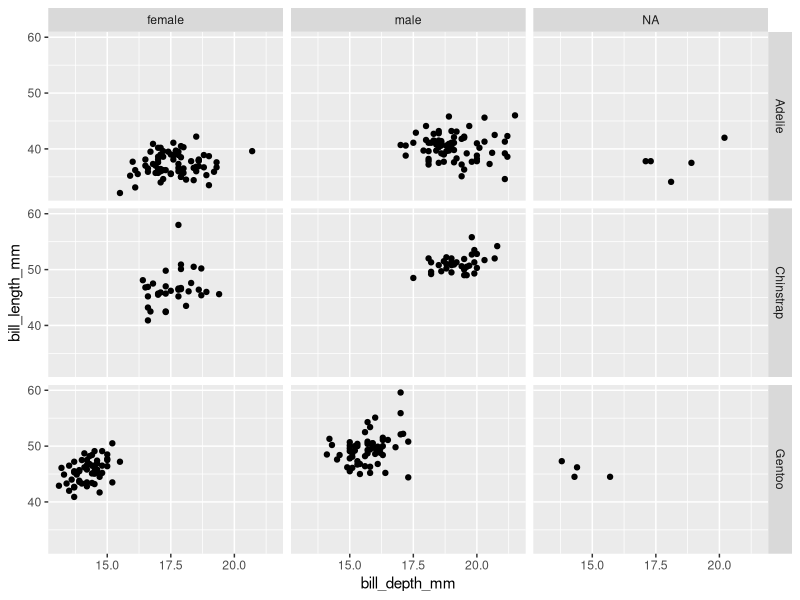
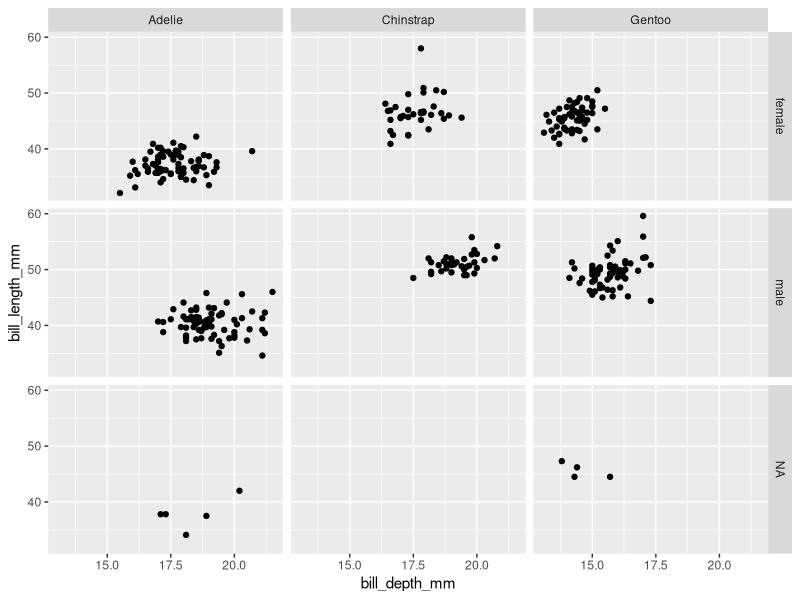
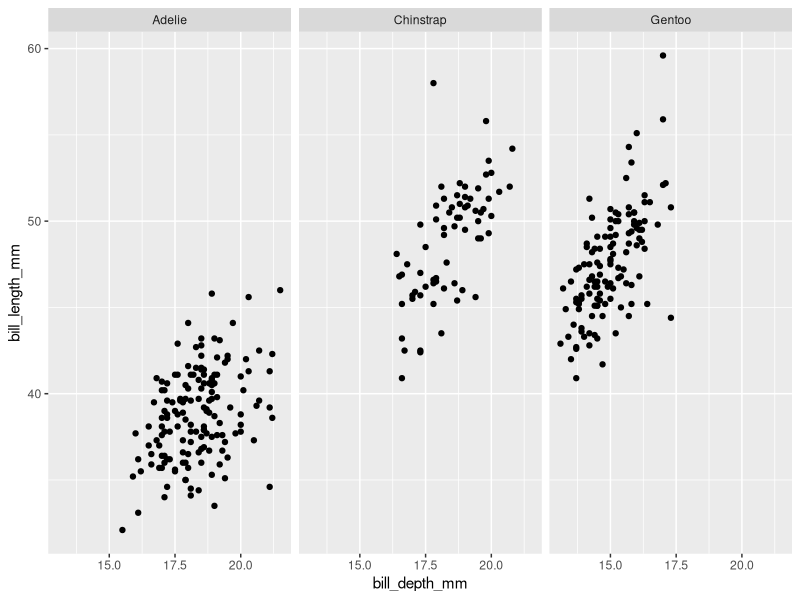
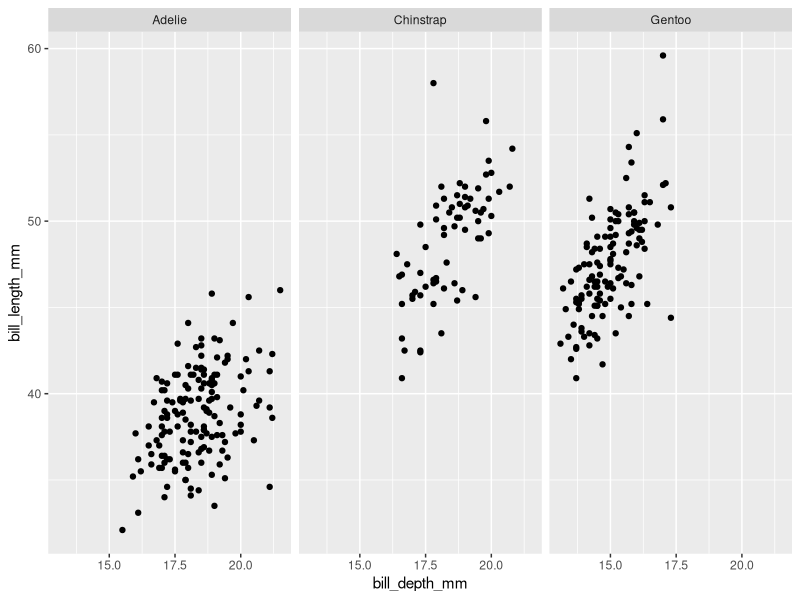
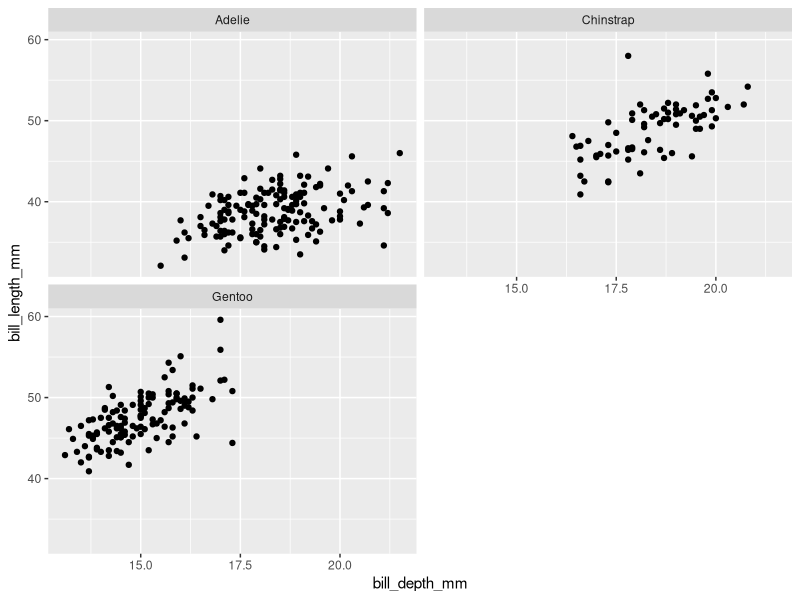

Source code (R) for these figures, in order:
## ---- chunk 1

library(palmerpenguins)
library(ggplot2)

## ---- chunk 2

ggplot(data = penguins, 
       mapping = aes(x = bill_depth_mm, 
                     y = bill_length_mm)) + 
  geom_point() +
  facet_grid(species ~ sex)

## ---- chunk 3

ggplot(data = penguins, 
       mapping = aes(x = bill_depth_mm, 
                     y = bill_length_mm)) + 
  geom_point() +
  facet_grid(sex ~ species)

## ---- chunk 4

ggplot(data = penguins, 
       mapping = aes(x = bill_depth_mm, 
                     y = bill_length_mm)) + 
  geom_point() +
  facet_wrap(~ species)

## ---- chunk 5

ggplot(data = penguins, 
       mapping = aes(x = bill_depth_mm, 
                     y = bill_length_mm)) + 
  geom_point() +
  facet_grid(. ~ species)


## ---- chunk 6

ggplot(data = penguins, 
       mapping = aes(x = bill_depth_mm, 
                     y = bill_length_mm)) + 
  geom_point() +
  facet_wrap(~ species, ncol = 2)

